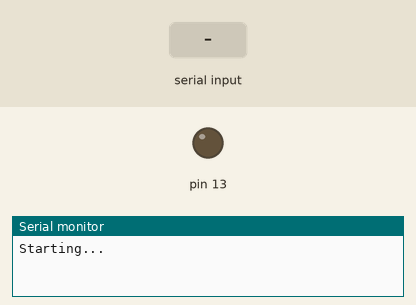
Simulated run of this sketch. Board: Arduino Uno, built with avr-gcc and run on an emulated ATmega328P. Parts: output pins drawn as LEDs (lit = HIGH), the last lines printed to the serial monitor. The inputs (shaded band) are chosen by the test bench.

Above: at 1.2 s.
1.3 s: "a" received over the second serial link
At 2.4 s:
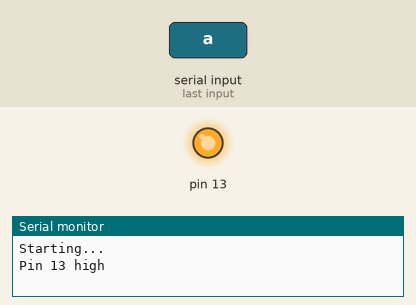
2.8 s: "b" received over the second serial link
At 3.6 s:
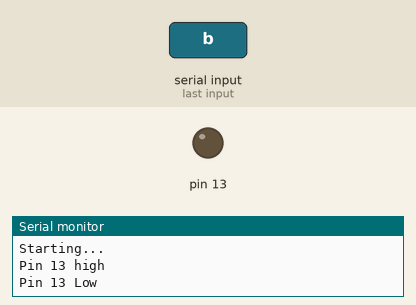
Timing chart, 0 to 5.8 s (numbered marks = the images above; inputs shaded):
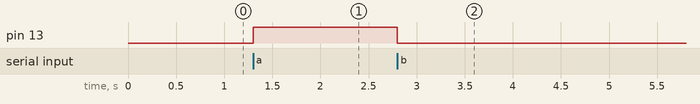

Measured:
- after the input at 1.3 s, pin 13: LOW → HIGH at once
- after the input at 2.8 s, pin 13: HIGH → LOW at once

The sketch:

hc05_ledonoff.ino
```cpp
#include <SoftwareSerial.h>

//RxD (arduino) - Tx (HC05)
//TxD (arduino) - Rx (HC05) - Apply voltage divider (5v * 2/3 = 3.3v)
#define RxD 3
#define TxD 2

SoftwareSerial bt(RxD, TxD);

void setup()
{
   bt.begin(9600); //bluetooth AT serial init
   Serial.begin(9600);
   Serial.println("Starting...");
   pinMode(13, OUTPUT);
   digitalWrite(13, LOW);
}

byte c;
void loop()
{
   while (!bt.available());

   c = bt.read();

   if (c == 'a')
     {
        Serial.println("Pin 13 high");
        digitalWrite(13, HIGH);
     }
   else if (c == 'b')
     {
        Serial.println("Pin 13 Low");
        digitalWrite(13, LOW);
     }
}
```
